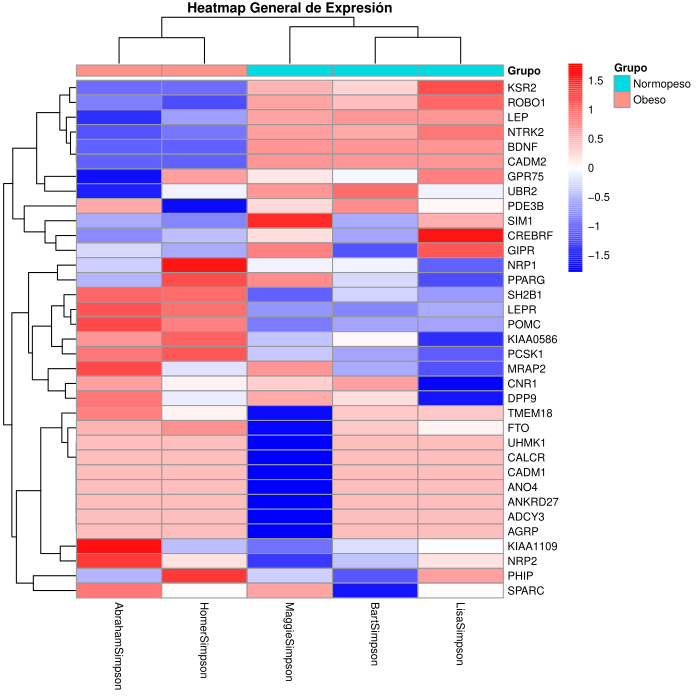

The R source for this figure:
#Estalecer directorio de trabajo
setwd("C:/Users/albar/Downloads/UNIR/Secuenciación y Ómicas de Próxima Generación/mubio03_act2")

#Descarga de las librerías necesarias
if (!require("BiocManager", quietly = TRUE)) # Verificamos si el paquete está instalado sin cargarlo,
  install.packages("BiocManager") # Si no está, se instala.
BiocManager::install("DESeq2", force = TRUE) # Instalamos el programa que vamos a utilizar para realizar el análisis diferencial de genes
library(DESeq2)
library(ggplot2)
library(pheatmap)

# 1. CARGAR Y PREPARAR DATOS
# Cargamos el archivo, usamos 'row.names = 1' para decirle a R que la primera columna es la que contiene los nombres de genes.
df <- read.csv("DESeq2_resultados_Obeso1_vs_Normopeso.csv", row.names = 1)
vsd <- read.csv("vsd_normalizado.csv", row.names = 1, header = TRUE, check.names = FALSE)

data_matrix <- as.matrix(vsd)

# 2. HEATMAP GENERAL
#Realizamos un heatmap de la expresión génica general
#Comenzamos definiendo la condición de los 5 individuos
sample_groups <- data.frame(
  Grupo = factor(c("Obeso", "Obeso", "Normopeso", "Normopeso", "Normopeso"))
)
rownames(sample_groups) <- colnames(data_matrix)
mat_escalada <- t(scale(t(data_matrix)))

pheatmap(
  mat_escalada,
  scale = "row",
  annotation_col = sample_groups,
  color = colorRampPalette(c("blue", "white", "red"))(100),
  fontsize = 8,
  main = "Heatmap General de Expresión",
  treeheight_row = 50, 
  treeheight_col = 30, 
  filename = "Heatmap_General_Obeso_vs_Normopeso.pdf" 
)
